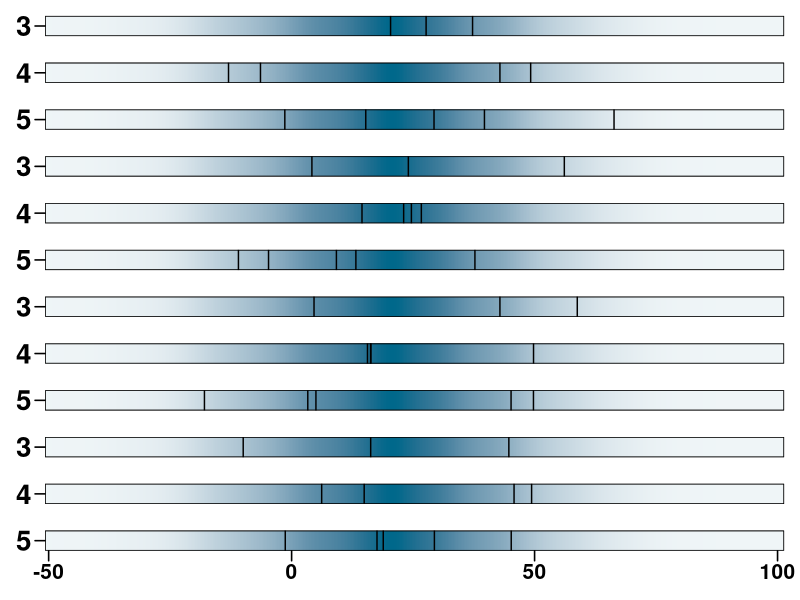

This figure's R source:
## ---- chunk 1
knitr::opts_knit$set(base.dir = "../../ChevyXu.github.io/", base.url = "/")
knitr::opts_chunk$set(fig.path = paste0("img/", Sys.Date(), "/"))
# knitr::opts_chunk$set(echo = TRUE)
## ---- chunk 2
library(tidyverse)
## ---- chunk 3
genes_plot <- c(rep(c(3, 4, 5), 4))

data <- rnorm(n = 3000, mean = 20, sd = 20) %>% 
  data.frame() %>% set_names("log2fc")

p <- lapply(genes_plot, function(x) {
  ggplot(data, aes(log2fc, factor(1))) + 
    stat_density(aes(fill = after_stat(count)), geom = "raster", position = "identity") +
    scale_fill_gradient(low = colorRampPalette(c("white", "deepskyblue4"))(50)[4], high = "deepskyblue4") +
    geom_rect(data = data %>% 
                rownames_to_column("Rank") %>% 
                filter(Rank %in% sample(1:1000, x)),
              aes(xmin=log2fc, xmax=log2fc, ymin=-Inf, ymax=Inf), 
              color="black", alpha = 0.5) +
    scale_x_continuous(expand = c(0, 0)) +
    scale_y_discrete(expand = c(0, 0), name = x) +
    ggthemes::theme_base() + 
    xlab(NULL) +
    theme(legend.position = "none", 
          axis.title.y = element_text(size = 20, face = "bold", angle = 0, vjust = 0.5, hjust = 0),
          # axis.ticks.y = element_blank(),
          axis.text.y = element_blank(),
          plot.background = element_blank(),
          axis.ticks.x = element_blank(),
          axis.text.x = element_blank())
})

p[[length(genes_plot)]] <-
  ggplot(data , aes(log2fc, factor(1))) + 
  stat_density(aes(fill = after_stat(count)), geom = "raster", position = "identity") +
  scale_fill_gradient(low = colorRampPalette(c("white", "deepskyblue4"))(50)[4], high = "deepskyblue4") +
  geom_rect(data = data %>% 
                rownames_to_column("Rank") %>% 
                filter(Rank %in% sample(1:1000, last(genes_plot))),
            aes(xmin=log2fc, xmax=log2fc, ymin=-Inf, ymax=Inf), color="black", alpha = 0.5) +
  scale_x_continuous(expand = c(0, 0)) +
  scale_y_discrete(expand = c(0, 0), name = genes_plot %>% last()) +
  ggthemes::theme_base() + xlab(NULL) +
  theme(legend.position = "none", 
        axis.title.y = element_text(size = 20, face = "bold", angle = 0, vjust = 0.5, hjust = 0),
        # axis.ticks.y = element_blank(),
        axis.text.y = element_blank(),
        axis.text.x = element_text(size = 15, face = "bold"),
        plot.background = element_blank())

patchwork::wrap_plots(p , ncol = 1)

